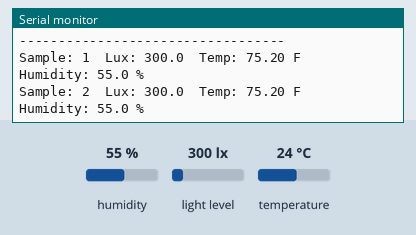
Recording of a sketch running on a simulated Raspberry Pi Pico. Shown: the last lines printed to the serial monitor. The inputs (shaded band) are chosen by the test bench; at power-on: humidity 55 %, light level 300 lx, temperature 24 °C. Storage starts empty.

Above: at 1.9 s.
2.0 s: humidity set to 22 %
At 3.1 s:
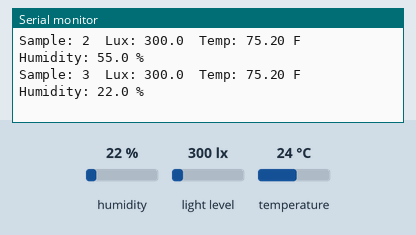
3.5 s: light level set to 40 lx
At 3.5 s:
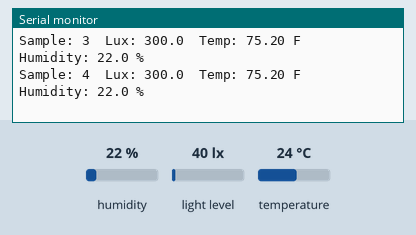
5.0 s: temperature set to 12 °C
At 5.9 s:
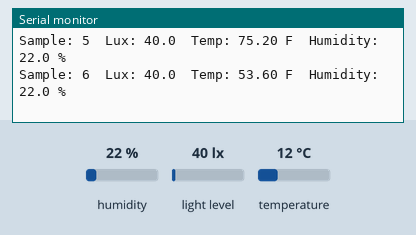
Timing chart, 0 to 8.0 s (numbered marks = the images above; inputs shaded):
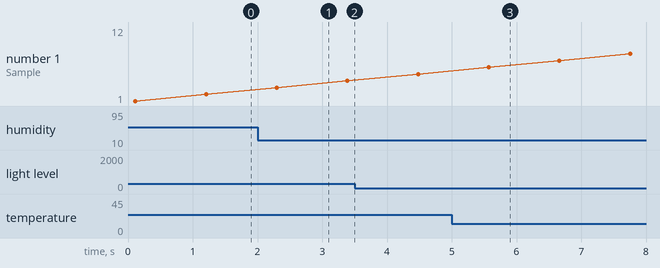

The sketch:

log.ino
```cpp
/*
 * log
 * Reads lux, temperature, and humidity once per second and appends
 * each reading to log.csv on the SD card. Each row is also printed
 * to the Serial Monitor so you can confirm writes are happening.
 *
 * Hardware
 *   Adafruit Feather RP2040 Adalogger
 *   BH1750 light sensor  — connected via STEMMA QT
 *   AHT20 temp/humidity  — daisy-chained after BH1750
 *   MicroSD card         — inserted in the onboard slot
 *
 * Required libraries (install via Tools → Manage Libraries)
 *   SdFat - Adafruit Fork
 *   hp_BH1750
 *   Adafruit AHTX0
 *   Adafruit BusIO
 */

#include <Wire.h>
#include <SPI.h>
#include "SdFat.h"
#include <hp_BH1750.h>
#include <Adafruit_AHTX0.h>

// SD card — RP2040 Adalogger uses SPI1, CS on pin 23
#define SD_CS_PIN 23
SdFat SD;
SdSpiConfig sdConfig(SD_CS_PIN, DEDICATED_SPI, SD_SCK_MHZ(16), &SPI1);

hp_BH1750      lightMeter;
Adafruit_AHTX0 aht20;

const char* LOG_FILENAME = "log.csv";
unsigned long sampleCount = 0;

// ── Setup ─────────────────────────────────────────────────────────────────────
void setup() {
  Serial.begin(115200);
  Wire.begin();

  // Initialise BH1750
  if (!lightMeter.begin(BH1750_TO_GROUND)) {
    Serial.println("ERROR: BH1750 not found — check wiring");
    while (true) { delay(100); }
  }
  Serial.println("BH1750  : OK");

  // Initialise AHT20
  if (!aht20.begin()) {
    Serial.println("ERROR: AHT20 not found — check wiring");
    while (true) { delay(100); }
  }
  Serial.println("AHT20   : OK");

  // Initialise SD card
  if (!SD.begin(sdConfig)) {
    Serial.println("ERROR: SD card not found — check that it is inserted");
    while (true) { delay(100); }
  }
  Serial.println("SD card : OK");

  // Write CSV header if file doesn't already exist
  if (!SD.exists(LOG_FILENAME)) {
    FsFile f = SD.open(LOG_FILENAME, FILE_WRITE);
    if (f) {
      f.println("sample,millis,lux,temp_F,humidity_pct");
      f.close();
    }
  }

  Serial.println("----------------------------------");
  Serial.println("Logging started");
  Serial.println("----------------------------------");
}

// ── Loop ──────────────────────────────────────────────────────────────────────
void loop() {
  sampleCount++;
  unsigned long t = millis();

  // Read BH1750
  lightMeter.start();
  float lux = lightMeter.getLux();

  // Read AHT20
  sensors_event_t humidityEvent, tempEvent;
  aht20.getEvent(&humidityEvent, &tempEvent);
  float tempF    = (tempEvent.temperature * 9.0 / 5.0) + 32.0;
  float humidity = humidityEvent.relative_humidity;

  // Human-readable Serial output
  Serial.print("Sample: ");     Serial.print(sampleCount);
  Serial.print("  Lux: ");      Serial.print(lux, 1);
  Serial.print("  Temp: ");     Serial.print(tempF, 2);     Serial.print(" F");
  Serial.print("  Humidity: "); Serial.print(humidity, 1);  Serial.println(" %");

  // Append CSV row to SD card
  FsFile f = SD.open(LOG_FILENAME, FILE_WRITE);
  if (f) {
    f.print(sampleCount);  f.print(",");
    f.print(t);            f.print(",");
    f.print(lux, 1);       f.print(",");
    f.print(tempF, 2);     f.print(",");
    f.println(humidity, 1);
    f.close();
  } else {
    Serial.println("ERROR: could not open log.csv");
  }

  delay(1000);
}
```

Measured:
- after the input at 2.0 s, the serial monitor: prints a new line after 0.30 s (image 1)
- after the input at 5.0 s, the serial monitor: prints a new line after 0.57 s (image 3)
